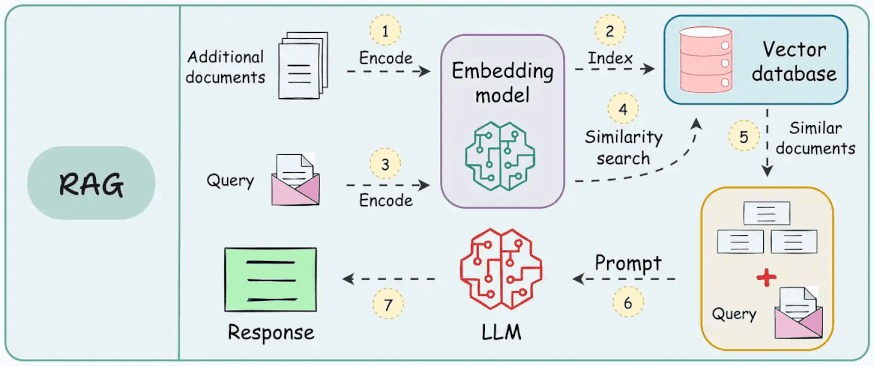
#> input picture PFE_Report_Nour_Corig/images/img1.jpg.jpeg, 874 x 366 px
$ python -i segmentation_service.py   (imports and definitions only)
#> lines starting #> are read from the running program, lines starting #| are printed output that depends on the picture; after the words box and inside, x2 and y2 are one past the last pixel; in counts of white or black regions, pixels touching at a corner belong together
### app/utils/logging_config.py
import logging
import json
import sys
from datetime import datetime

class JSONFormatter(logging.Formatter):
    """Custom JSON formatter for structured logging."""
    def format(self, record):
        log_record = {
            "timestamp": datetime.utcnow().isoformat(),
            "level": record.levelname,
            "message": record.getMessage(),
            "module": record.module,
            "funcName": record.funcName,
        }
        if record.exc_info:
            log_record["exception"] = self.formatException(record.exc_info)
        return json.dumps(log_record)

def setup_logging():
    """Initializes the structured logging configuration."""
    logger = logging.getLogger("smart_searcher")
    logger.setLevel(logging.INFO)

    # Console Handler
    handler = logging.StreamHandler(sys.stdout)
    handler.setFormatter(JSONFormatter())

    if not logger.handlers:
        logger.addHandler(handler)

    return logger

# Initialize the logger instance
logger = setup_logging()

### app/services/segmentation_service.py
import os
from typing import Dict, List

import cv2

from app.utils.logging_config import logger


class SegmentationService:
    def __init__(self):
        logger.info("SegmentationService: Initialized.")

    def segment_image(self, image_path: str) -> Dict:
        """
        Segment structural UI regions using traditional OpenCV contours.
        Returns regions plus debug metadata to explain empty results.
        """
        if not image_path:
            raise ValueError("Image path is required")

        if not os.path.exists(image_path):
            raise FileNotFoundError(f"Image not found: {image_path}")

        image = cv2.imread(image_path)
#> image is the input picture: shape (366, 874, 3); mean B, G, R 229.9, 230.1, 221.6
        if image is None:
            raise ValueError(f"Could not read image from {image_path}")

        gray = cv2.cvtColor(image, cv2.COLOR_BGR2GRAY)
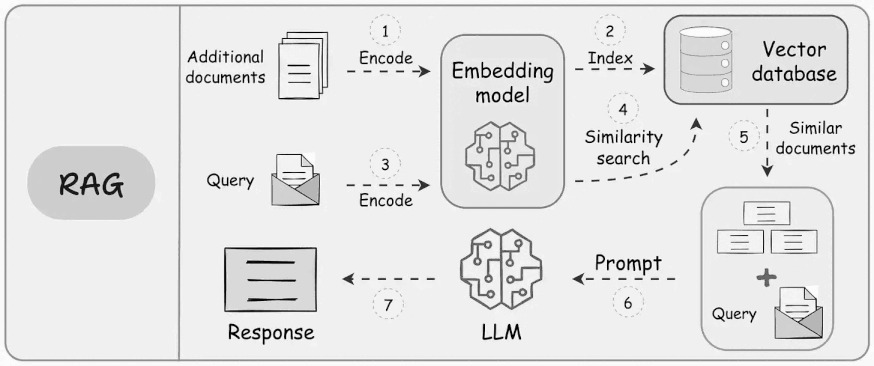
#> gray: shape (366, 874); min 0, max 255, mean 227.4
        blurred = cv2.GaussianBlur(gray, (5, 5), 0)
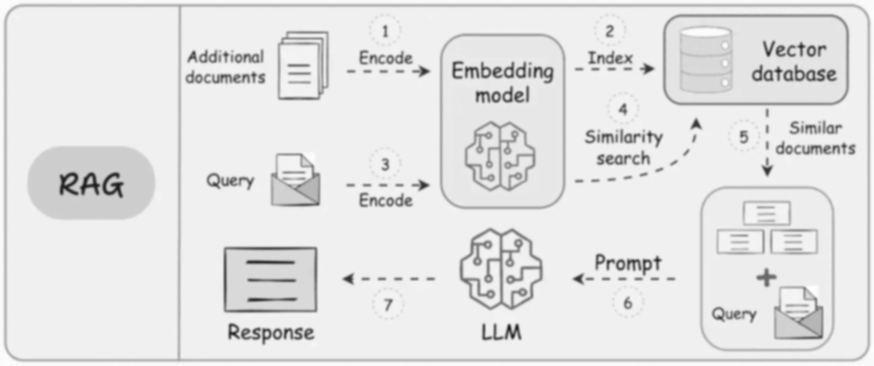
#> blurred: shape (366, 874); min 28, max 252, mean 227.4
        edges = cv2.Canny(blurred, 50, 150)
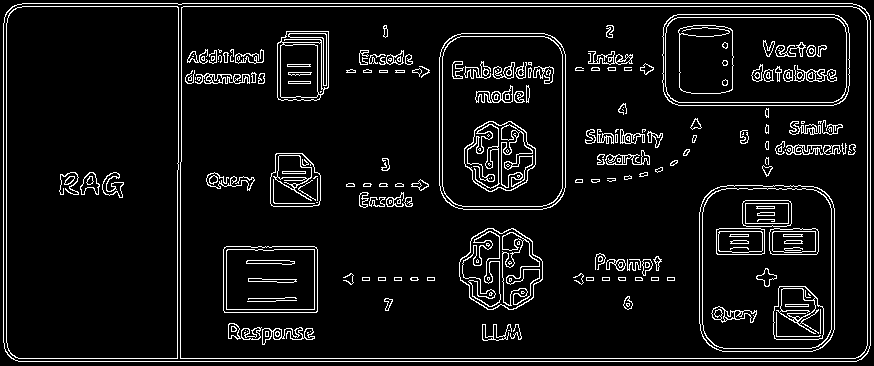
#> edges: shape (366, 874); 7.4% white in thin lines or dots
        kernel = cv2.getStructuringElement(cv2.MORPH_RECT, (9, 9))
        dilated = cv2.dilate(edges, kernel, iterations=2)
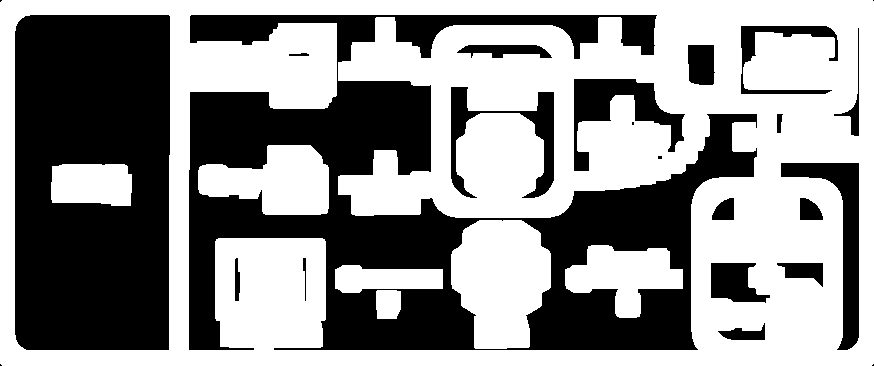
#> dilated: shape (366, 874); 56.5% white; 24 black regions (6 under 20 px), largest, box (x1, y1, x2, y2) and area: (189, 15, 757, 350) 72417, (15, 15, 170, 350) 48466, (781, 163, 859, 350) 4024
        contours, _ = cv2.findContours(dilated.copy(), cv2.RETR_EXTERNAL, cv2.CHAIN_APPROX_SIMPLE)
#> contours = 1 item

        regions = []
        total_contours = len(contours)
#> total_contours = 1
        filtered_small = 0
        filtered_large = 0
        image_area = image.shape[0] * image.shape[1]
#> image_area = 319884

        for contour in contours:
            x, y, w, h = cv2.boundingRect(contour)
            area = w * h

            if area <= 500:
                filtered_small += 1
                continue
            if area >= image_area * 0.9:
                filtered_large += 1
                continue

            regions.append(
                {
                    "box": [x, y, x + w, y + h],
                    "width": w,
                    "height": h,
                    "area": area,
                }
            )
#> this loop made 1 pass
#> (x, y, w, h, area, filtered_large) on pass 1: (0, 0, 874, 366, 319884, 1)
#> after the loop, filtered_large = 1; filtered_small = 0; regions = []

        logger.info(
            "SegmentationService: image=%s contours=%s kept=%s filtered_small=%s filtered_large=%s",
            image_path,
            total_contours,
            len(regions),
            filtered_small,
            filtered_large,
        )
#> (printed output is left out)

        return {
            "regions": regions,
            "debug": {
                "image_path": image_path,
                "image_shape": list(image.shape),
                "total_contours": total_contours,
                "kept_regions": len(regions),
                "filtered_small": filtered_small,
                "filtered_large": filtered_large,
            },
        }


segmentation_service = SegmentationService()

>>> result = SegmentationService().segment_image('../../PFE_Report_Nour_Corig/images/img1.jpg.jpeg')
#> result = 2 items

$ run again, on PFE_Report_Nour_Corig/images/confusion_matrix.png
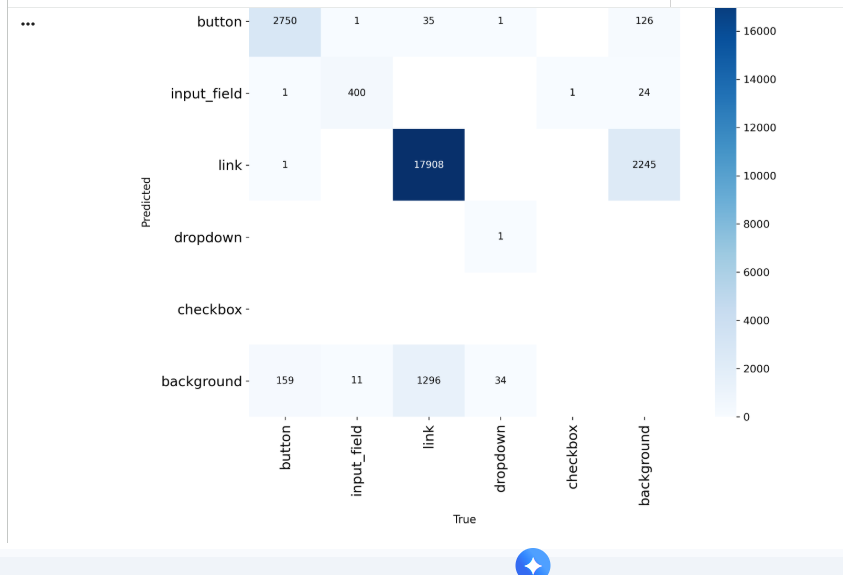
#> input picture PFE_Report_Nour_Corig/images/confusion_matrix.png, 843 x 575 px
#> in segment_image, image is the input picture: shape (575, 843, 3); mean B, G, R 250.3, 247.8, 245.4
#> in segment_image, `edges = cv2.Canny(blurred, 50, 150)`:
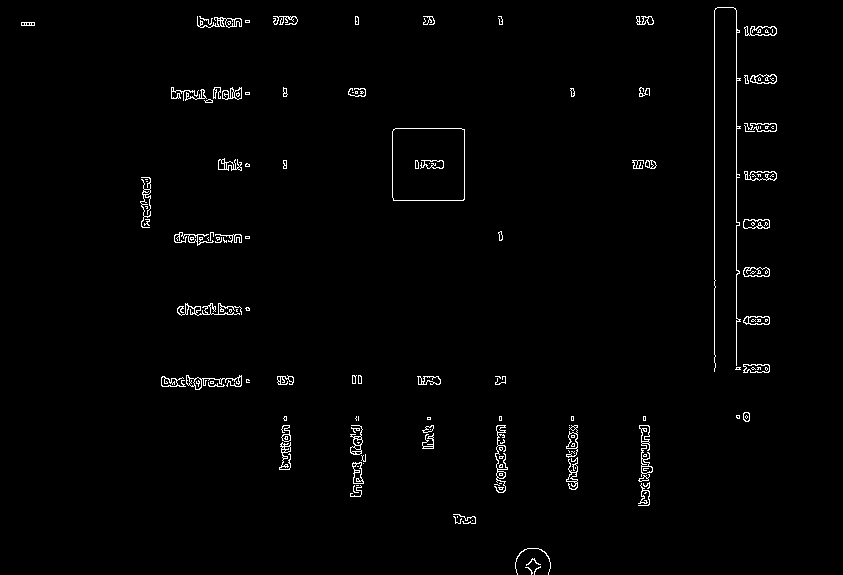
#> edges: shape (575, 843); 1.4% white in thin lines or dots, all inside (x1, y1, x2, y2) = (21, 7, 777, 575)
#> in segment_image, `dilated = cv2.dilate(edges, kernel, iterations=2)`:
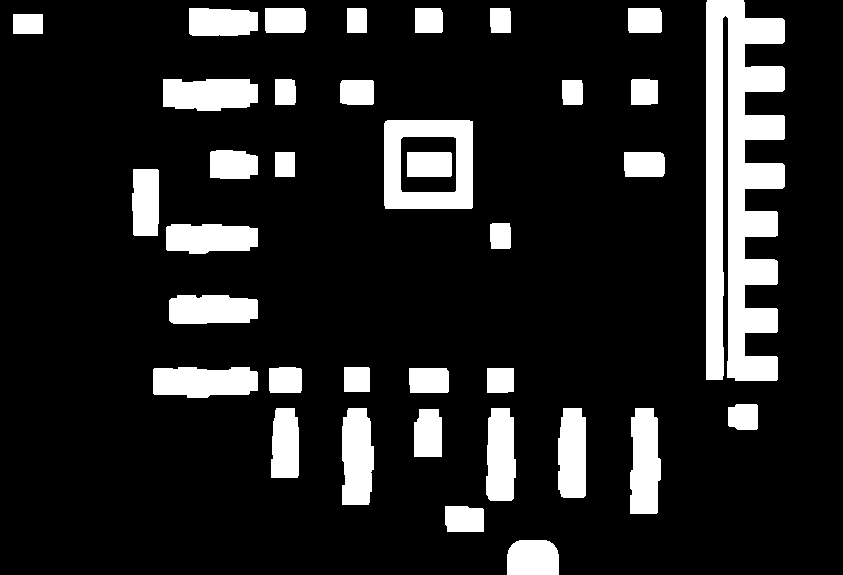
#> dilated: shape (575, 843); 14.5% white; 36 white regions
#> contours = 35 contours; largest, box (x1, y1, x2, y2) and area: (706, 0, 785, 381) 19464, (384, 120, 473, 209) 7734, (630, 408, 661, 514) 2687, (153, 367, 258, 398) 2687, (342, 408, 374, 505) 2612
#> total_contours = 35
#> the loop in segment_image, `for contour in contours:` made 35 passes
#> (contour, x, y, w, h, area, filtered_small) on pass 20: ([[275, 152], [275, 176], [294, 176], [294, 152]], 275, 152, 20, 25, 500, 1)
#> after the loop in segment_image, `for contour in contours:`: filtered_large = 0; filtered_small = 2; regions = 33 items
#> (printed output is left out)
#> result = 2 items
